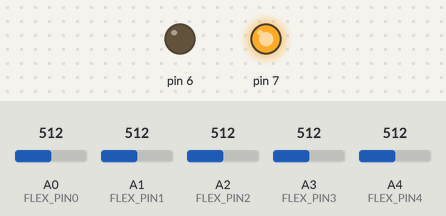
Simulated run of this sketch. Board: Arduino Uno, built with avr-gcc and run on an emulated ATmega328P. Shown: output pins drawn as LEDs (lit = HIGH). The test bench sets the inputs (shaded band); at power-on: A0 (FLEX_PIN0) = 512, A2 (FLEX_PIN2) = 512, A3 (FLEX_PIN3) = 512, A1 (FLEX_PIN1) = 512, A4 (FLEX_PIN4) = 512. What the sketch prints to the serial monitor is not drawn.

Above: at 1.3 s.
1.4 s: A0 (FLEX_PIN0) set to 962
2.9 s: A0 (FLEX_PIN0) set to 988
5.0 s: A2 (FLEX_PIN2) set to 964
8.1 s: A2 (FLEX_PIN2) set to 993
10.5 s: A3 (FLEX_PIN3) set to 967
12.0 s: A3 (FLEX_PIN3) set to 987
Timing chart, 0 to 15.0 s (numbered marks = the images above; inputs shaded):
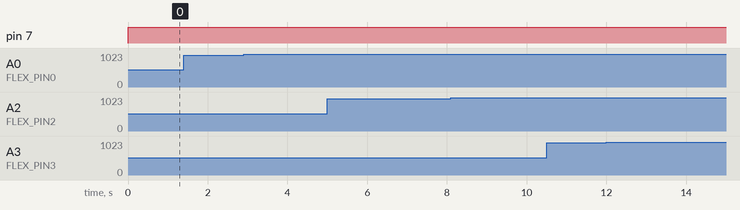

The sketch:

test.ino
```cpp
 const int FLEX_PIN0 = A0;
 const int FLEX_PIN1 = A1;
 const int FLEX_PIN2 = A2;
 const int FLEX_PIN3 = A3;
 const int FLEX_PIN4 = A4;

// Pin connected to voltage divider output

// Measure the voltage at 5V and the actual resistance of your

// 47k resistor, and enter them below:
const float VCC = 4.7;

// Measured voltage of Ardunio 5V line
const float R_DIV = 47500.0;

// Measured resistance of 3.3k resistor

// Upload the code, then try to adjust these values to more

// accurately calculate bend degree.
const float STRAIGHT_RESISTANCE = 37300.0;

// resistance when straight
const float BEND_RESISTANCE = 90000.0;

// resistance at 90 deg

void setup()

{ Serial.begin(9600);

pinMode(FLEX_PIN0, INPUT);
pinMode(FLEX_PIN1, INPUT);
pinMode(FLEX_PIN2, INPUT);
pinMode(FLEX_PIN3, INPUT);
pinMode(FLEX_PIN4, INPUT);

pinMode(6,OUTPUT);
pinMode(7,OUTPUT);
}

void loop()

{ // Read the ADC, and calculate voltage and resistance from it

int flexADC0 = analogRead(FLEX_PIN0);
int flexADC1 = analogRead(FLEX_PIN1);
int flexADC2 = analogRead(FLEX_PIN2);
int flexADC3 = analogRead(FLEX_PIN3);
int flexADC4 = analogRead(FLEX_PIN4);

float flexV0 = flexADC0 * VCC / 1023.0;
float flexV1 = flexADC1 * VCC / 1023.0;
float flexV2 = flexADC2 * VCC / 1023.0;
float flexV3 = flexADC3 * VCC / 1023.0;
float flexV4 = flexADC4 * VCC / 1023.0;

float flexR0 = R_DIV * (VCC / flexV0 - 1.0);
float flexR1 = R_DIV * (VCC / flexV1 - 1.0);
float flexR2 = R_DIV * (VCC / flexV2 - 1.0);
float flexR3 = R_DIV * (VCC / flexV3 - 1.0);
float flexR4 = R_DIV * (VCC / flexV4 - 1.0);

///Serial.println("Resistance: " + String(flexR) + " ohms");

// Use the calculated resistance to estimate the sensor's

// bend angle:

float angle0 = map(flexR0, STRAIGHT_RESISTANCE, BEND_RESISTANCE, 0, 90.0);
float angle1 = map(flexR1, STRAIGHT_RESISTANCE, BEND_RESISTANCE, 0, 90.0);
float angle2 = map(flexR2, STRAIGHT_RESISTANCE, BEND_RESISTANCE, 0, 90.0);
float angle3 = map(flexR3, STRAIGHT_RESISTANCE, BEND_RESISTANCE, 0, 90.0);
float angle4 = map(flexR4, STRAIGHT_RESISTANCE, BEND_RESISTANCE, 0, 90.0);

//Serial.println("Bend0: " + String(angle0) + " degrees");
//Serial.println("Bend1: " + String(angle1) + " degrees");
//Serial.println("Bend2: " + String(angle2) + " degrees");
//Serial.println("Bend3: " + String(angle3) + " degrees");
//Serial.println("Bend: " + String(angle4) + " degrees");
int a0=String(angle0).toInt();
int a1=String(angle1).toInt();
int a2=String(angle2).toInt();
int a3=String(angle3).toInt();
int a4=String(angle4).toInt();

int a00=-(a0);
int a11=-(a1);
int a22=-(a2);
int a33=-(a3);
int a44=-(a4);

//Serial.print(a11);

if(a00<60 && a11<58 && a22<60 && a33<60)
{
  Serial.print("Hi Megha");
  digitalWrite(6,LOW);
  digitalWrite(7,HIGH);
  delay(10);

}
else if (a00<60 && a11<58 && a22<60)
{
// Serial.println(a0);
// Serial.println(a1);
  Serial.println("I want It");
   digitalWrite(6,LOW);
  digitalWrite(7,HIGH);
}

else if(a22<60 && a33<60 && a44<60)
{
  Serial.println("Be Strong");
   digitalWrite(6,LOW);
  digitalWrite(7,HIGH);
}


else if(a22<58 && a44<58)
{
  Serial.println("We Rock");
   digitalWrite(6,LOW);
  digitalWrite(7,HIGH);
}

else if(a00<60 && a11<58)
{

  Serial.println("ok");
   digitalWrite(6,LOW);
  digitalWrite(7,HIGH);
}

else if(a33<60 && a44<60)
{

  Serial.println("Hi Anagha");
   digitalWrite(6,LOW);
  digitalWrite(7,HIGH);
}


else if(a11<58)
{
  //Serial.println(a1);
  Serial.println("Best of Luck");
   digitalWrite(6,LOW);
  digitalWrite(7,HIGH);
}
else if(a33<60 )
{
  Serial.println("I need it");
   digitalWrite(6,LOW);
  digitalWrite(7,HIGH);
}


else
{
   Serial.println("Try Again");
   digitalWrite(6,HIGH);
   digitalWrite(7,LOW);
   delay(10);
}

Serial.println();

delay(500); }
```

Measured:
- after the input at 1.4 s, every drawn part: stays the same
- after the input at 2.9 s, every drawn part: stays the same
- after the input at 5.0 s, every drawn part: stays the same
- after the input at 8.1 s, every drawn part: stays the same
- after the input at 10.5 s, every drawn part: stays the same
- after the input at 12.0 s, every drawn part: stays the same
